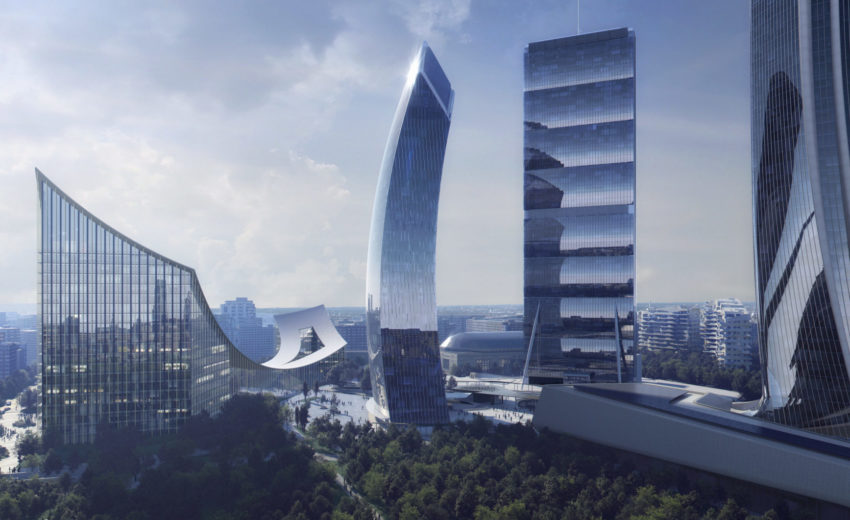
#> input picture img/city.jpg, 850 x 520 px
$ python thresh.py
#> lines starting #> are read from the running program, lines starting #| are printed output that depends on the picture; after the words box and inside, x2 and y2 are one past the last pixel; in counts of white or black regions, pixels touching at a corner belong together
import cv2 as cv

img = cv.imread('img/city.jpg')
#> img is the input picture: shape (520, 850, 3); mean B, G, R 149.5, 127.8, 118.4
gray = cv.cvtColor(img, cv.COLOR_BGR2GRAY)
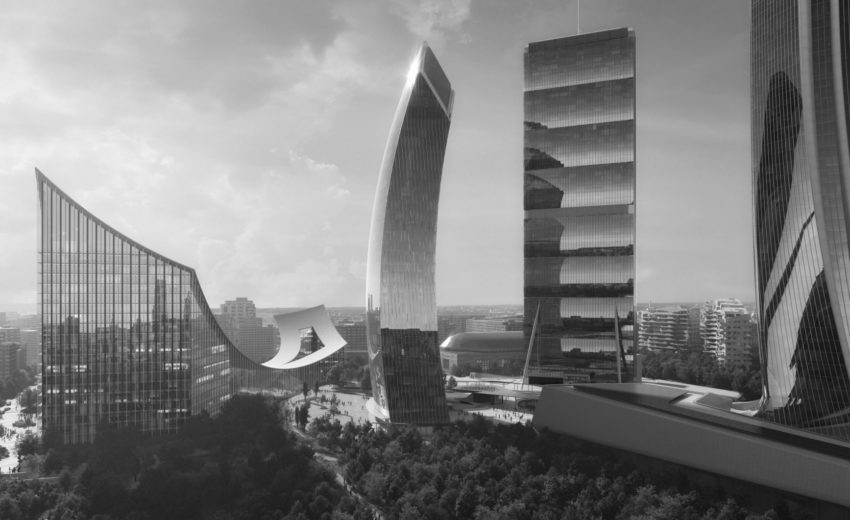
#> gray: shape (520, 850); min 14, max 255, mean 127.5
cv.imshow('Image', img)

# Thresholding: binarizing an image
# an image where pixel are either 0 (black) or 255 (white)

# Simple Thresholding
threshold, thresh = cv.threshold(gray, 150, 255, cv.THRESH_BINARY)
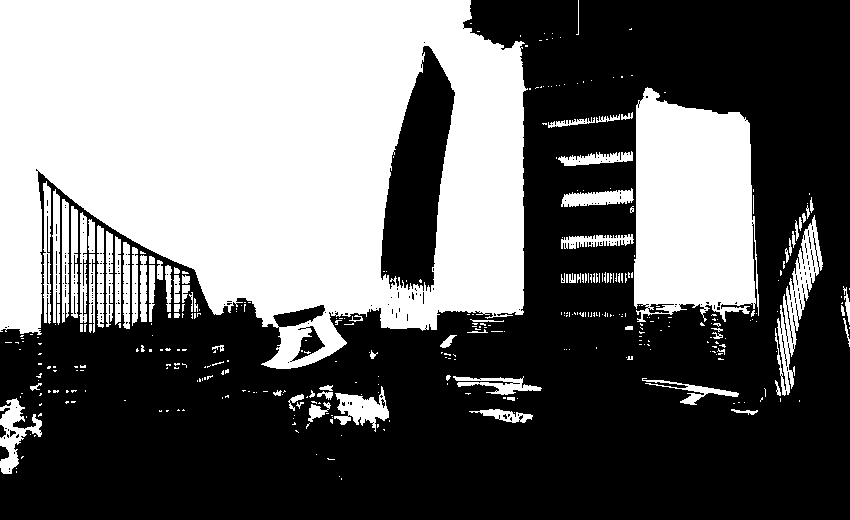
#> thresh: shape (520, 850); 42.1% white; 384 white regions (305 under 20 px), largest, box (x1, y1, x2, y2) and area: (0, 0, 528, 369) 141055, (634, 87, 759, 322) 23791, (775, 215, 823, 396) 2626
cv.imshow('Simple Thresholded', thresh)

threshold, thresh_inv = cv.threshold(gray, 150, 255, cv.THRESH_BINARY_INV)
cv.imshow('Simple Thresholded Inverse', thresh_inv)

# Adaptive Thresholding
# it finds the optimal threshold value
adaptive_thresh = cv.adaptiveThreshold(
    gray, 255,
    cv.ADAPTIVE_THRESH_MEAN_C, cv.THRESH_BINARY,
    11, 3)
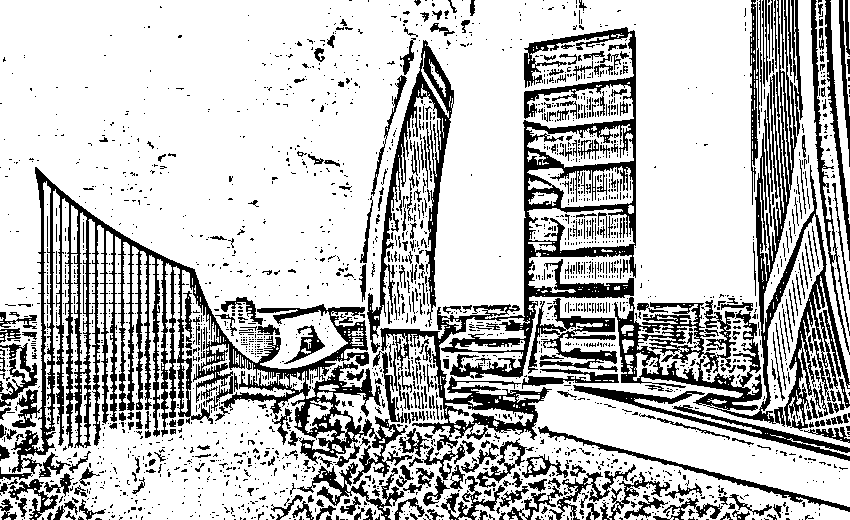
#> adaptive_thresh: shape (520, 850); 75.1% white; 2393 black regions (2007 under 20 px), largest, box (x1, y1, x2, y2) and area: (11, 167, 413, 484) 23632, (380, 27, 636, 451) 16433, (614, 0, 850, 431) 13706

cv.imshow('Adaptive Thresholding', adaptive_thresh)

cv.waitKey(0)

$ run again, with img/dog_large.jpg copied over img/city.jpg
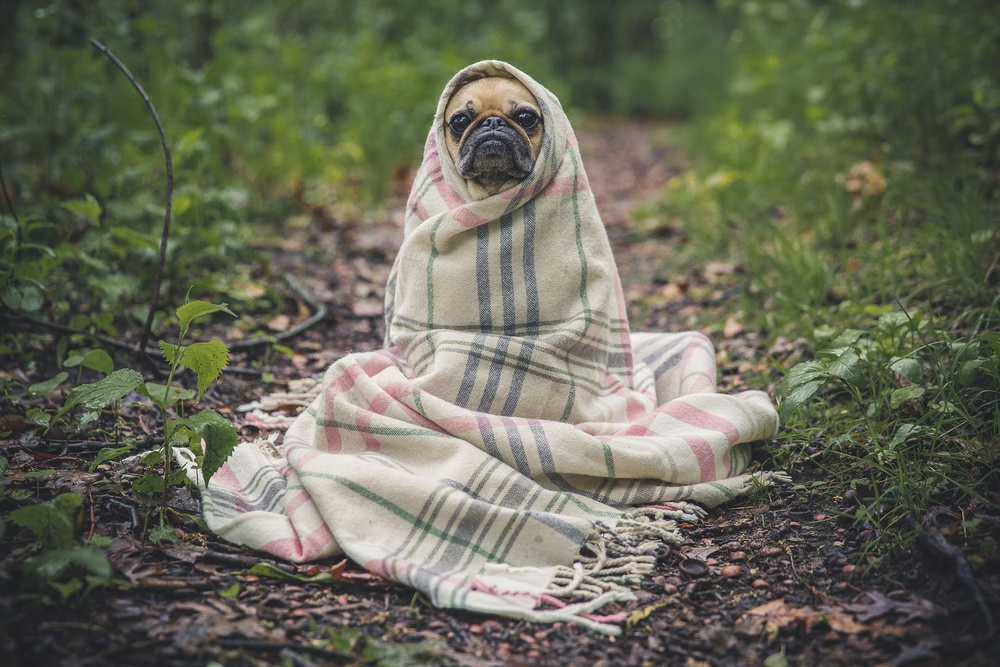
#> input picture img/dog_large.jpg, 1000 x 667 px, shrunk from 1920 x 1280 before the run
#> img is the input picture: shape (667, 1000, 3); mean B, G, R 87.6, 105.2, 103.8
#> `threshold, thresh = cv.threshold(gray, 150, 255, cv.THRESH_BINARY)`:
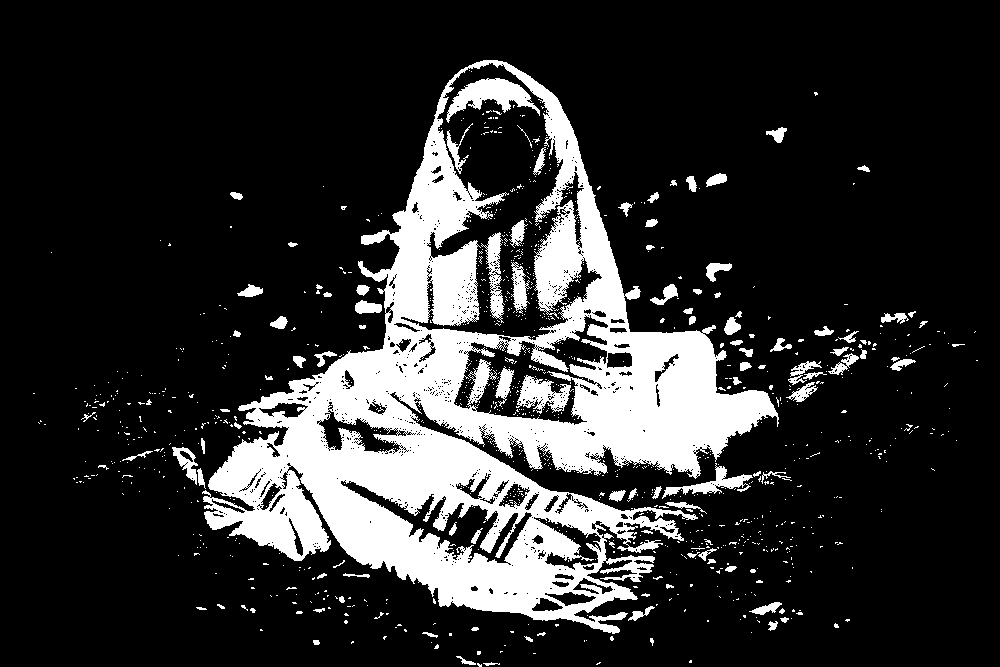
#> thresh: shape (667, 1000); 18.5% white; 1056 white regions (944 under 20 px), largest, box (x1, y1, x2, y2) and area: (202, 60, 779, 634) 106978, (446, 78, 540, 123) 1764, (516, 375, 574, 414) 1106
#> `adaptive_thresh = cv.adaptiveThreshold( gray, 255, cv.ADAPTIVE_THRESH_..`:
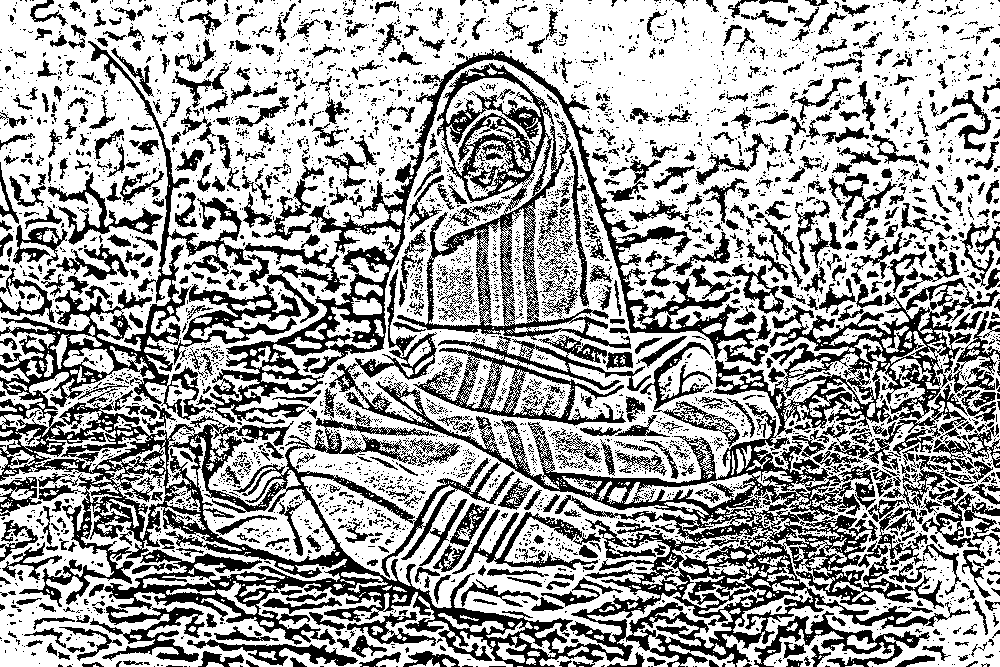
#> adaptive_thresh: shape (667, 1000); 64% white; 4269 black regions (3484 under 20 px), largest, box (x1, y1, x2, y2) and area: (0, 41, 1000, 667) 93638, (210, 49, 769, 424) 16272, (397, 63, 631, 349) 11292

$ run again, with img/toucan.jpg copied over img/city.jpg
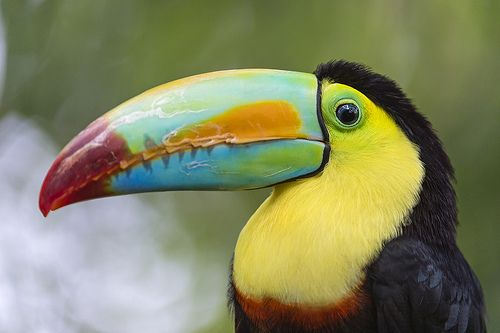
#> input picture img/toucan.jpg, 500 x 333 px
#> img is the input picture: shape (333, 500, 3); mean B, G, R 97.1, 134.3, 131.6
#> `threshold, thresh = cv.threshold(gray, 150, 255, cv.THRESH_BINARY)`:
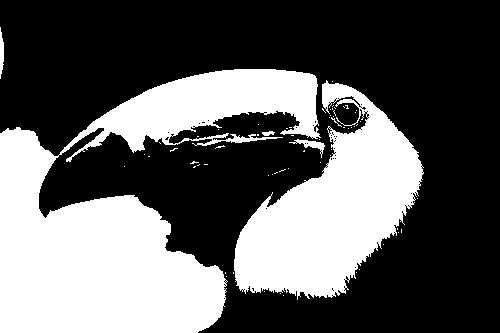
#> thresh: shape (333, 500); 37% white; 66 white regions (61 under 20 px), largest, box (x1, y1, x2, y2) and area: (0, 69, 321, 333) 40144, (234, 80, 424, 300) 20958, (289, 139, 325, 158) 187, (0, 27, 4, 79) 147, (262, 131, 275, 136) 43
#> `adaptive_thresh = cv.adaptiveThreshold( gray, 255, cv.ADAPTIVE_THRESH_..`:
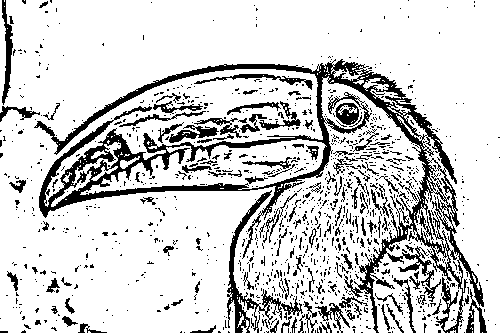
#> adaptive_thresh: shape (333, 500); 81.6% white; 1140 black regions (1004 under 20 px), largest, box (x1, y1, x2, y2) and area: (34, 59, 484, 333) 15535, (227, 190, 303, 333) 1596, (2, 0, 13, 105) 520
